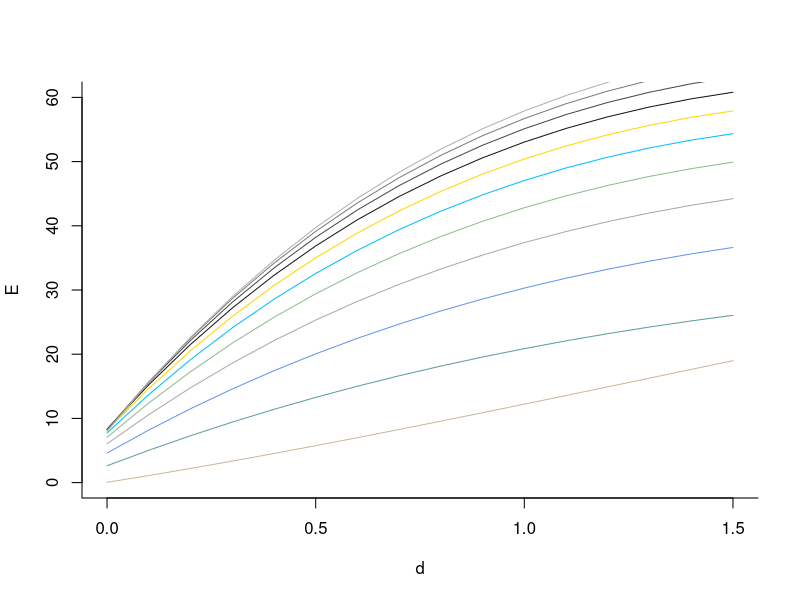
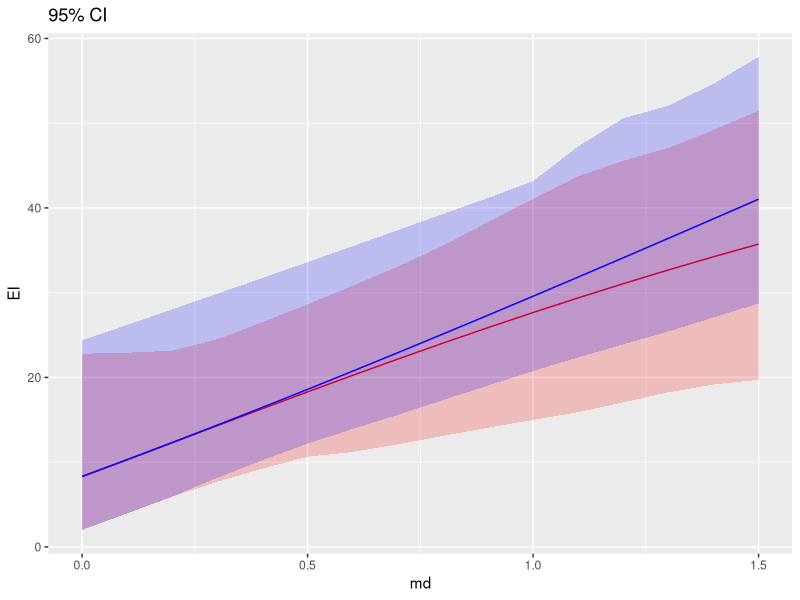
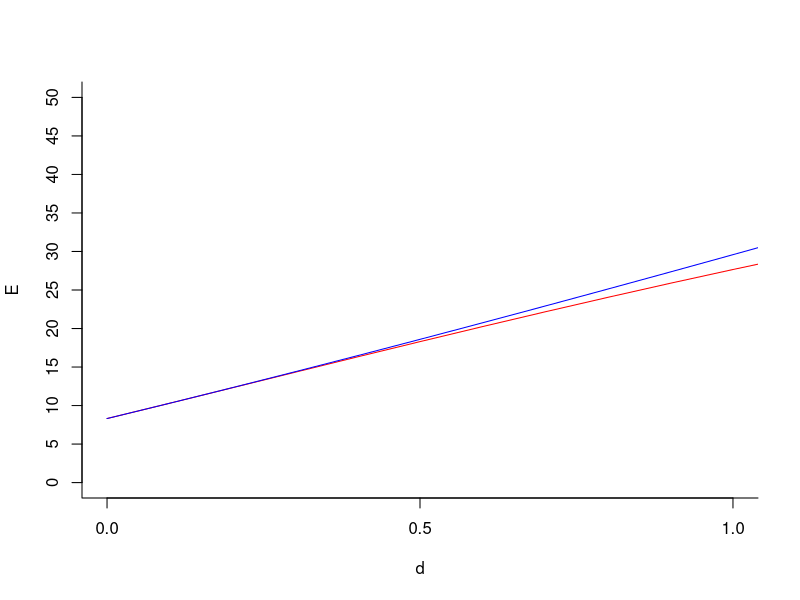

Generate these figures, in order, with R:
##This is free, open-source software under GNU GPLv3. It comes with no warranty. Concerns radiogenic mouse HG gland tumorigenesis.
##Uses individual dose-effect relations (IDER) & parameters from Cucinotta1 et al. (2013). Space Radiation Cancer Risk Projections and
##Uncertainties - 2012. NASA Center for AeroSpace Information, Hanover, MD; http://ston.jsc.nasa.gov/collections/TRS
##User adjustable parameters are those near line 147 and also limits on x and y axes for some of the graphs
##Gives main calculations for Siranart, Cheng, Handa, Sachs, manuscript submitted to Rad. Res.
##Main outputs: predictions E_A=S(d) and E_I=I(d) with 95% CI, with graphs, for effect of mixtures of ions (fully ionized atomic nuclei)
library(ggplot2); library(deSolve)
rm(list=ls()) 
###FIXED PARAMETERS###next line has Cucinotta et al. (2013) table 5.4 IDER parameters for ions. TE=targeted effects, NTE = non-TE.
parameter = list(TE = list(alph0=7.53, alph1=1.261, alph2=0.0037, beta = 0, beta_p = 6.3, lamd0=.25, lamd1=.0051, lamd2=.0034,
                      e_alph0=3.96, e_alph1=0.213, e_alph2=0.00058, e_beta = 0, e_beta_p = 3.41, e_lamd0=.065, e_lamd1=.0029, e_lamd2=.0027), 
                 NTE=list(alph0=10.02,alph1=0.679,alph2=0.0033,beta=0,beta_p=5.08,lamd0=.231,lamd1=.0033,lamd2=.005,k1=0.12,k2=0.0053,
                      e_alph0=2.07,e_alph1=0.187,e_alph2=0.0006,e_beta=0,e_beta_p=3,e_lamd0=.016,e_lamd1=.0042,e_lamd2=.0064,e_k1=0.06,e_k2=0.002))
alph=function(L, param) {with(param,alph0+alph1*L*exp(-alph2*L))} #slope near zero of the OCDER; depends on LET L (keV/micron)
lamd=function(L, param) {with(param,lamd0+lamd1*L*exp(-lamd2*L))}
#lamd is controversially interpreted as giving a cell killing modulation of LQ IDER. It leads to IDER which have maxima.
kappa=function(L,param){with(param, (k1*L)*exp(-k2*L))}#kappa interpreted as NTE, important near d=0; approximated as initial value.

###R FUNCTIONS### Used later after user-defined parameters have been set (near line 147)

#Next R function calculates an IDER "targeted part" T (Cucinotta et al. 2013); uses proton=0 for ion charge Z>2; proton=1 for H, He ions
T_single = function(dose, L, Eff, proton, param = parameter[[Eff]]){ #if Eff=: 1=TE=targeted effect model; =2=NTE=non-targeted (bystander) effect.
  beta = param$beta #initialize to be beta=0 with Z>2, i.e near d=0 TE effect is linear no threshhold (LNT) for Z>2.
  if(proton == 1){ beta= param$beta_p} #ions with Z<3 are approximated as LQ (linear quadratic) near d=0.
  P_E = (alph(L,param)*dose + beta*(dose^2))*exp(-lamd(L,param)*dose) #LQ or LNT modulated by exponentially decreasing factor.
  return(P_E)
}

E_single = function(dose, L, Eff, proton, param = parameter[[Eff]]){#if Eff=1, E_single=T; #if Eff=2, E_single=T+NT, where NT=kappa*exp(-lamd*dose).  
  P_E = T_single(dose,L,Eff,proton)
  if (Eff==2){
    P_E = P_E + kappa(L,param)*exp(-lamd(L,param)*dose)#P_E here is sum of targeted and non-targeted effects
  }
  return(P_E)
}

#Each T_single has a maximum, often around dose=1 Gy. Next is a function to find the maxima and the doses where they occur.
bound_Ed = function(L,Eff,proton, param){##
  E = c(); D = c(); ##
  for(ll in 1:length(L)){#when this function is used, L will be a vector of the LETs of the individual components of a mixed-ion beam
    p = proton[ll]; l = L[ll]; 
    b = param[[ll]]$beta; a = alph(l,param[[ll]]); ld = lamd(l,param[[ll]])
    if(p == 1){ b= param[[ll]]$beta_p}
    if(b !=0){
      d = (sqrt((a*ld)^2+4*b^2)-a*ld+2*b)/(2*b*ld);#the derivative of the IDER is zero at maximum, occuring at this dose.
    }else{d = 1/(ld)} 
    D = c(D,d)
    E = c(E,solve_d(d,l,Eff,p,0, param[[ll]]))
  }
  upper_E = min(E)#smallest of the maxima in a mixed beam
  return(list(upper_E,D))
}

#R function which uniroot can use to get dose from L,Eff,proton, and T_single;  treats E=T_single as independent and
#d as dependent variable instead of vice versa as in RBE calculations.
solve_d=function(dose,L,Eff,proton,E, param = parameter[[Eff]]) {
  eq = T_single(dose,L,Eff,proton,param)-E
  return(eq)
}

gamma_param = function(Eff){#When calculating 95% CI for mixture, IDER parameters are taken to have gamma distributions (and stay >0)
  param = parameter[[Eff]]
  param_error=with(param,list(alph0=rgamma(1,(alph0/e_alph0)^2,alph0/(e_alph0)^2),alph1=rgamma(1,(alph1/e_alph1)^2,alph1/(e_alph1)^2),
   alph2=rgamma(1,(alph2/e_alph2)^2,alph2/(e_alph2)^2),beta=0,beta_p=rgamma(1,(beta_p/e_beta_p)^2,beta_p/(e_beta_p)^2),
   lamd0=rgamma(1,(lamd0/e_lamd0)^2,lamd0/(e_lamd0)^2),lamd1=rgamma(1,(lamd1/e_lamd1)^2,lamd1/(e_lamd1)^2),
   lamd2=rgamma(1,(lamd2/e_lamd2)^2,lamd2/(e_lamd2)^2)))
  if(Eff ==2){
    param_error1 = with(param,list(k1 = rgamma(1,(k1/e_k1)^2,k1/(e_k1)^2), k2 = rgamma(1,(k2/e_k2)^2,k2/(e_k2)^2)))
    param_error = c(param_error,param_error1)
  }
  return(param_error)
}
gen_param = function(Eff,N, random){
  param = list()
  p = gamma_param(Eff)
  for(ii in 1:N){
    param[[ii]] = p #random parameters
    if (random ==0) param[[ii]] = parameter[[Eff]]
  }
  return(param)
}

#R function for d = D_j(E), where D_j will be the compositional inverse function to the jth IDER for the jth ion in a mixture.
dose_E=function(E, L, Eff,proton, param){#sometimes used with E a vector of effects, not just a single effect
  result0 = bound_Ed(L,Eff,proton, param); upper_E = result0[[1]]; d_max = result0[[2]]
  output=c()
  e =min(E, upper_E)
  dose = (uniroot(solve_d,c(0,.001), upper=d_max, extendInt="upX",tol = 1e-6, L = L, 
                    Eff = Eff, proton=proton, E = e, param = param[[1]]))$root
  output= c(output,dose)
  return(output)
}

#Next is function to get simple effect additivity default prediction E_A=S(d)
E_A <- function(doses, L, Eff, proton, param = parameter[[Eff]]){#use T (i.e subtract out kappa term), manipulate, later add biggest back in.
  output = rep(0,cols); k0=rep(0,nL)
  for(l in 1:nL){
    output = output + T_single(r[l]*doses,L[l],Eff,proton[l],param[[l]])
  }
  if (Eff==2){
    maxx=which.max(kappa(L,param[[l]]))
    output = output + kappa(L[maxx],param[[l]])*exp(-lamd(L[maxx],param[[l]])*doses)
  }
  return(output)
}


#R function to get first derivative of function f evaluated at E, using effect rather than dose as independent variable
first_deriv = function(f,E){
  delta = 1e-6
  output = (f(E) - f(E-delta))/delta
  return(output)
}

sum_rE = function(E, param){#used to calculate slopes for integrating E_I=I(d); apply to each T_single; then add in kappa term later
  output = c()
  for(j in 1:length(E)){
    cumrE = 0
    for(i in 1:nL){
      f = function(x) T_single(x,L[i],Eff,proton[i],param[[i]])
      temp = list(); temp[[1]] = param[[i]]
      d = dose_E(E[j],L[i],Eff,proton[i],param=temp)
      cumrE = cumrE + r[i]*first_deriv(f,d)
    }
    output = c(output,cumrE)
  }
  return(output)
}

solve_ode <- function(t, state, parameters) {#R function used when integrating the ordinary differential eq. for I(d)
  with(as.list(c(state, parameters)), {
    dE <- sum_rE(E, parameters) 
    list(c(dE))
  })
}

E_I <- function(state,doses,L, Eff, proton, param){#R function used to actually integrate
  output = ode(y = state, times = doses, func = solve_ode, parms = param)
  result = output[,2]
  if(Eff ==2){
    maxx=which.max(kappa(L,param[[1]]))
    result = result + kappa(L[maxx],param[[1]])*exp(-lamd(L[maxx],param[[1]])*doses)}
   return(result)
}

#####EXAMPLES OF USER-DEFINED PARAMETERS FOR MIXTURE CALCULATIONS#####
#r=mixture proportions (must sum to 1); L=LETs; proton=1 for H, He, and proton =0 for heavier ions (0 means LQ beta is 0). Examples follow
r=c(.7,.006*c(9,8,7,6,5,5,4,3,2,1)); L=c(.4,25*(1:10)); proton =c(1,rep(0,10)); Eff=2; N = 100 #use N >= 50 to get 95% CI
#r=c(.5,.5); L=c(50,200); proton = c(0,0); Eff=1; N = 100 #alternative line, Use even bigger N  (e.g. N=10000)for more accurate CI
#r=c(.4,.4,.2); L=c(50,50,200); proton = c(0,0,0); Eff=2; N = 100 #This and following line should give the same result: an example of 
#r=c(.8,.2); L=c(50,200); proton = c(0,0); Eff=2; N = 50          #making sure that E_I obeys the sham mixture principle
nL = length(L); end =1.5; by = 0.1; cols = end/by+1; doses <- seq(0, end, by = by); #to increase smoothness decrease "by"
#####END OF MAIN USER DEFINED PARAMETERS######

############E_A with central values of the parameters##############
E_A_mean = E_A(doses, L ,Eff,proton, gen_param(Eff,nL,0))
############E_I with central values of the parameters###############
state <- c(E = 0);
E_I_mean = E_I(state,doses, L, Eff, proton,gen_param(Eff,nL,0))

##########95% confidence intervals;  Most CPU intensive part of the calculation; comment out if only want central parameter value results.
E_A_mat = matrix(0, N, cols); ##now do Monte Carlo for error structure; at first without any kappa term even if Eff=2
for(i in 1:N){
     E_A_mat[i,] = E_A(doses, L, Eff,proton, gen_param(Eff,nL,1))
 }
 E_A_sort = apply(E_A_mat,2,sort,decreasing=F); 
 E_A_low = E_A_sort[floor(N*0.025),]; E_A_high = E_A_sort[ceiling(N*0.975),]; print(E_A_high[cols]) 
 
 E_I_mat = matrix(0, N, cols);
 for(i in 1:N){
   print(i)
   param = gen_param(Eff,nL,1)
   E_I_mat[i,] = E_I(state,doses,L,Eff,proton, param)
 }
 E_I_sort = apply(E_I_mat,2,sort,decreasing=F); 
 E_I_low = E_I_sort[floor(N*0.025),]; E_I_high = E_I_sort[ceiling(N*0.975),]; 

####################GRAPHS####################Comment out unneeded ones
#IDER Plot. Allows adjustment of upper dose limit to less than "end" under user adjsted parameters.
xstart = 0; xend = 1.5; ystart= 0; yend = 60
plot(c(xstart,xend),c(ystart,yend),type='n',bty="l", ylab = 'E', xlab = 'd')
for(l in 1:length(L)){
  lines(doses,E_single(doses,L[l],Eff,proton[l]),type="l", col = colors()[20*l+2]) #automatic choice of colors 
}

## plot E_I and E_A together in one graph with error bars, allowing the user to adjust the upper dose limit (<2 Gy; if no protons <1)
df= data.frame(md = doses, EI=E_I_mean, EA=E_A_mean)##dev.off()
######Elegant ribbon plots###### 
ggplot(df,aes(md)) + geom_line(aes(y = EI),color ='red') + geom_ribbon(aes(ymin=E_I_low, ymax=E_I_high), alpha=0.2,fill='red')+
geom_line(aes(y = EA),color ='blue') + geom_ribbon(aes(ymin=E_A_low, ymax=E_A_high), alpha=0.2,fill='blue')+ggtitle("95% CI")
#ggsave("fig8B.eps", device=cairo_ps)# 

#####plot E_I, and E_A together in one graph for the central parameters, without error bars
xstart = 0; xend =1; ystart= 0; yend = 50
plot(c(xstart,xend),c(ystart,yend),type='n',bty="l", ylab = 'E', xlab = 'd', lab=c(3,11,7))
lines(doses,E_I_mean,col='red')
lines(doses,E_A_mean,col='blue')
